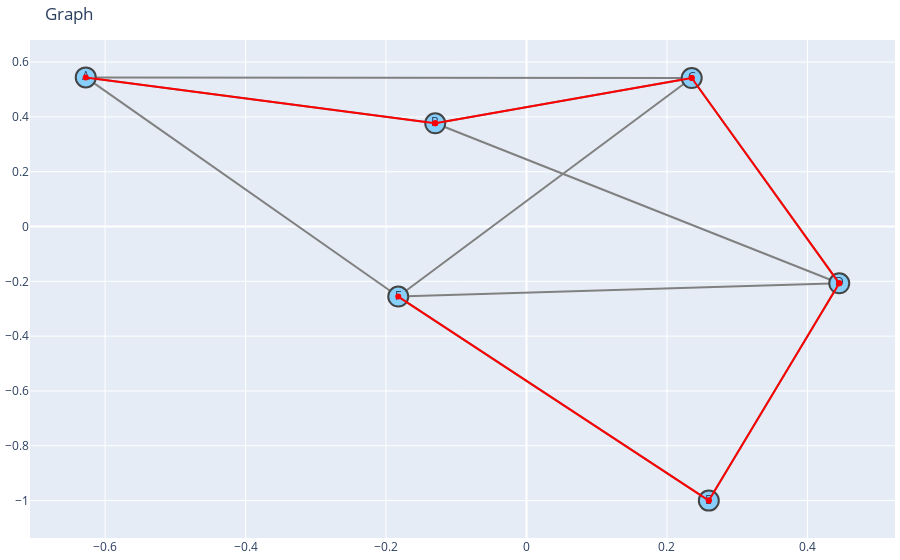

Notebook code cell kept with this figure:
### Code cell
main()

### Figure 1 — Plotly figure (JSON) as saved in the notebook; plotly's stock layout.template omitted (floating-point values rounded to 4 significant figures)
{"data": [{"line": {"color": "gray", "width": 2}, "type": "scatter", "x": [-0.6276, -0.13, null, -0.6276, 0.2352, null, -0.6276, -0.1826, null, -0.13, 0.2352, null, -0.13, 0.4453, null, 0.2352, 0.4453, null, 0.2352, -0.1826, null, -0.1826, 0.4453, null, -0.1826, 0.2596, null, 0.4453, 0.2596, null], "y": [0.5441, 0.3767, null, 0.5441, 0.5418, null, 0.5441, -0.2555, null, 0.3767, 0.5418, null, 0.3767, -0.2072, null, 0.5418, -0.2072, null, 0.5418, -0.2555, null, -0.2555, -0.2072, null, -0.2555, -1, null, -0.2072, -1, null]}, {"hoverinfo": "text", "marker": {"color": "lightskyblue", "line": {"width": 2}, "size": 20}, "mode": "text+markers", "text": ["A", "B", "C", "F", "D", "E"], "type": "scatter", "x": [-0.6276, -0.13, 0.2352, -0.1826, 0.4453, 0.2596], "y": [0.5441, 0.3767, 0.5418, -0.2555, -0.2072, -1]}, {"line": {"color": "red", "width": 2}, "type": "scatter", "x": [-0.6276, -0.13, null, -0.13, 0.2352, null, 0.2352, 0.4453, null, 0.4453, 0.2596, null, 0.2596, -0.1826, null], "y": [0.5441, 0.3767, null, 0.3767, 0.5418, null, 0.5418, -0.2072, null, -0.2072, -1, null, -1, -0.2555, null]}], "layout": {"hovermode": "closest", "margin": {"b": 20, "l": 5, "r": 5, "t": 40}, "showlegend": false, "title": {"text": "Graph"}}}
